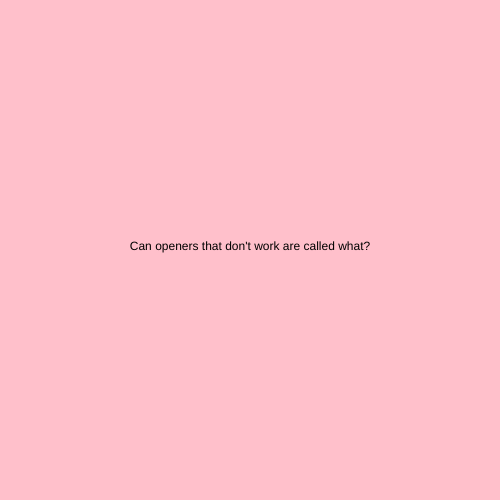
Frame 1 (no input)
Frame 60 (no input): identical to frame 1, image omitted
Frame 120 (the mouse pressed at the canvas centre since frame 60): identical to frame 1, image omitted

The p5.js sketch that drew this single still picture (run headless with seeded random() and noise() and a simulated clock; from frame 60 on, the mouse is pressed at the canvas centre):

// p5.js sketch
// ── sketch.js
let state = 0;
let timer = 0;

function setup() {
  createCanvas(500, 500);
  textAlign(CENTER);
}

function draw() {
  switch (state) {
    case 0:
      background("pink");
      text("Can openers that don't work are called what?", width / 2, height / 2);
      break;

    case 1:
      background("#62B371");
      text("A can't opener!", width / 2, height / 2);
      break;
  }

  timer++;
  if (timer > 4 * 60) {
    timer = 0;
    state++;
    if (state > 1) {
      state = 0;
    }
  }
}
